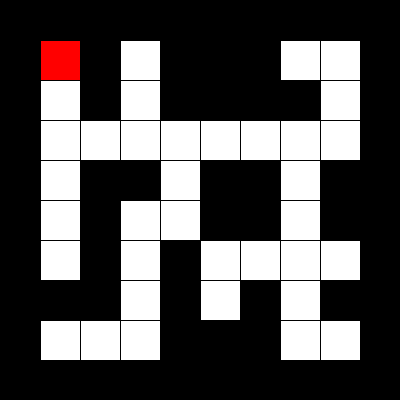
Frame 1 (no input)
Frame 60 (the mouse pressed at the canvas centre just before this capture): identical to frame 1, image omitted
Frame 120 (the mouse held since frame 60 and released just before this capture): identical to frame 1, image omitted

The Processing sketch that drew this single still picture (run headless with seeded random() and noise(); from frame 60 on, the mouse is pressed at the canvas centre):

// Processing sketch: week15_06_maze_visited
// ── week15_06_maze_visited.pde
//week15_06_maze_visited
int [][] maze = {
  {1, 1, 1, 1, 1, 1, 1, 1, 1, 1},
  {1, 0, 1, 0, 1, 1, 1, 0, 0, 1},
  {1, 0, 1, 0, 1, 1, 1, 1, 0, 1},
  {1, 0, 0, 0, 0, 0, 0, 0, 0, 1},
  {1, 0, 1, 1, 0, 1, 1, 0, 1, 1},
  {1, 0, 1, 0, 0, 1, 1, 0, 1, 1},
  {1, 0, 1, 0, 1, 0, 0, 0, 0, 1},
  {1, 1, 1, 0, 1, 0, 1, 0, 1, 1},
  {1, 0, 0, 0, 1, 1, 1, 0, 0, 1},
  {1, 1, 1, 1, 1, 1, 1, 1, 1, 1},
};
int [][] visited = new int[10][10];
int startI =1, startJ = 1, I=1, J=1, step = 1;
void setup() {
  size(400, 400);
  visited[I][J] = step;
}
void draw() {
  for (int i=0; i<maze.length; i++) {
    for (int j=0; j<maze.length; j++) {
      if (maze[i][j]==1) fill(0);
      else fill(255);
      rect(j*40, i*40, 40, 40);
    }
  }
  fill(255, 0, 0);
  rect(startJ*40, startI*40, 40, 40);
}
